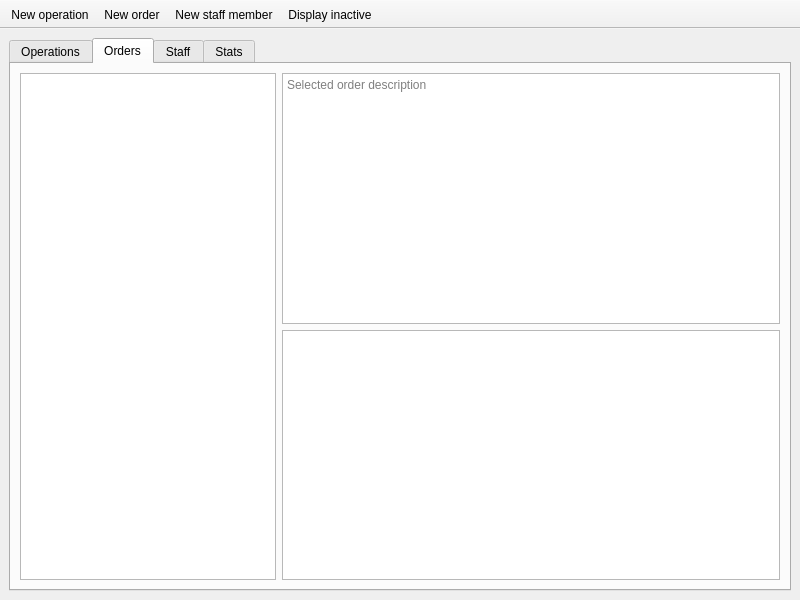
<?xml version="1.0" encoding="UTF-8"?>
<ui version="4.0">
 <class>MainWindow</class>
 <widget class="QMainWindow" name="MainWindow">
  <property name="geometry">
   <rect>
    <x>0</x>
    <y>0</y>
    <width>800</width>
    <height>600</height>
   </rect>
  </property>
  <property name="windowTitle">
   <string>ASU admin</string>
  </property>
  <property name="windowIcon">
   <iconset resource="../mainwindowres.qrc">
    <normaloff>:/MainWindowRes/abacus.png</normaloff>:/MainWindowRes/abacus.png</iconset>
  </property>
  <widget class="QWidget" name="centralwidget">
   <layout class="QGridLayout" name="gridLayout">
    <item row="0" column="0">
     <widget class="QTabWidget" name="tabWidget">
      <property name="currentIndex">
       <number>1</number>
      </property>
      <widget class="QWidget" name="operations">
       <attribute name="title">
        <string>Operations</string>
       </attribute>
       <layout class="QGridLayout" name="gridLayout_3">
        <item row="0" column="1">
         <widget class="QPlainTextEdit" name="operDesc">
          <property name="readOnly">
           <bool>true</bool>
          </property>
          <property name="placeholderText">
           <string>Selected operation description</string>
          </property>
         </widget>
        </item>
        <item row="0" column="0" alignment="Qt::AlignLeft">
         <widget class="QTableView" name="operNames">
          <property name="contextMenuPolicy">
           <enum>Qt::CustomContextMenu</enum>
          </property>
          <property name="editTriggers">
           <set>QAbstractItemView::NoEditTriggers</set>
          </property>
          <property name="showGrid">
           <bool>false</bool>
          </property>
          <attribute name="horizontalHeaderVisible">
           <bool>false</bool>
          </attribute>
          <attribute name="horizontalHeaderHighlightSections">
           <bool>false</bool>
          </attribute>
          <attribute name="verticalHeaderVisible">
           <bool>false</bool>
          </attribute>
          <attribute name="verticalHeaderHighlightSections">
           <bool>false</bool>
          </attribute>
         </widget>
        </item>
       </layout>
      </widget>
      <widget class="QWidget" name="orders">
       <attribute name="title">
        <string>Orders</string>
       </attribute>
       <layout class="QGridLayout" name="gridLayout_4">
        <item row="0" column="1">
         <layout class="QVBoxLayout" name="verticalLayout">
          <item>
           <widget class="QPlainTextEdit" name="orderDesc">
            <property name="readOnly">
             <bool>true</bool>
            </property>
            <property name="placeholderText">
             <string>Selected order description</string>
            </property>
           </widget>
          </item>
          <item>
           <widget class="QTreeView" name="orderAlgo">
            <property name="editTriggers">
             <set>QAbstractItemView::NoEditTriggers</set>
            </property>
            <property name="headerHidden">
             <bool>true</bool>
            </property>
            <attribute name="headerVisible">
             <bool>false</bool>
            </attribute>
           </widget>
          </item>
         </layout>
        </item>
        <item row="0" column="0" alignment="Qt::AlignLeft">
         <widget class="QTableView" name="orderNames">
          <property name="contextMenuPolicy">
           <enum>Qt::CustomContextMenu</enum>
          </property>
          <property name="editTriggers">
           <set>QAbstractItemView::NoEditTriggers</set>
          </property>
          <property name="showGrid">
           <bool>false</bool>
          </property>
          <attribute name="horizontalHeaderVisible">
           <bool>false</bool>
          </attribute>
          <attribute name="horizontalHeaderHighlightSections">
           <bool>false</bool>
          </attribute>
          <attribute name="verticalHeaderVisible">
           <bool>false</bool>
          </attribute>
          <attribute name="verticalHeaderHighlightSections">
           <bool>false</bool>
          </attribute>
         </widget>
        </item>
       </layout>
      </widget>
      <widget class="QWidget" name="staff">
       <attribute name="title">
        <string>Staff</string>
       </attribute>
       <layout class="QGridLayout" name="gridLayout_5">
        <item row="0" column="0">
         <widget class="QTableView" name="staffView">
          <property name="contextMenuPolicy">
           <enum>Qt::CustomContextMenu</enum>
          </property>
          <property name="editTriggers">
           <set>QAbstractItemView::NoEditTriggers</set>
          </property>
         </widget>
        </item>
       </layout>
      </widget>
      <widget class="QWidget" name="stats">
       <attribute name="title">
        <string>Stats</string>
       </attribute>
       <layout class="QGridLayout" name="gridLayout_2">
        <item row="0" column="0">
         <widget class="QTabWidget" name="tabWidget_2"/>
        </item>
       </layout>
      </widget>
     </widget>
    </item>
   </layout>
  </widget>
  <widget class="QToolBar" name="toolBar">
   <property name="windowTitle">
    <string>toolBar</string>
   </property>
   <property name="movable">
    <bool>false</bool>
   </property>
   <attribute name="toolBarArea">
    <enum>TopToolBarArea</enum>
   </attribute>
   <attribute name="toolBarBreak">
    <bool>false</bool>
   </attribute>
   <addaction name="actNewOperation"/>
   <addaction name="actNewOrder"/>
   <addaction name="actNewStaffMember"/>
   <addaction name="actDisplayInactive"/>
  </widget>
  <action name="actNewOperation">
   <property name="icon">
    <iconset resource="../mainwindowres.qrc">
     <normaloff>:/MainWindowRes/new_oper.png</normaloff>:/MainWindowRes/new_oper.png</iconset>
   </property>
   <property name="text">
    <string>New operation</string>
   </property>
   <property name="toolTip">
    <string>add new operation</string>
   </property>
  </action>
  <action name="actNewOrder">
   <property name="icon">
    <iconset resource="../mainwindowres.qrc">
     <normaloff>:/MainWindowRes/new_order.png</normaloff>:/MainWindowRes/new_order.png</iconset>
   </property>
   <property name="text">
    <string>New order</string>
   </property>
   <property name="toolTip">
    <string>add new order</string>
   </property>
  </action>
  <action name="actNewStaffMember">
   <property name="icon">
    <iconset resource="../mainwindowres.qrc">
     <normaloff>:/MainWindowRes/new_staff.png</normaloff>:/MainWindowRes/new_staff.png</iconset>
   </property>
   <property name="text">
    <string>New staff member</string>
   </property>
   <property name="toolTip">
    <string>add new staff member</string>
   </property>
  </action>
  <action name="actEditOperation">
   <property name="icon">
    <iconset resource="../mainwindowres.qrc">
     <normaloff>:/MainWindowRes/edit_oper.png</normaloff>:/MainWindowRes/edit_oper.png</iconset>
   </property>
   <property name="text">
    <string>Edit operation</string>
   </property>
   <property name="toolTip">
    <string>edit selected opeartion</string>
   </property>
  </action>
  <action name="actEditOrder">
   <property name="icon">
    <iconset resource="../mainwindowres.qrc">
     <normaloff>:/MainWindowRes/edit_order.png</normaloff>:/MainWindowRes/edit_order.png</iconset>
   </property>
   <property name="text">
    <string>Edit order</string>
   </property>
   <property name="toolTip">
    <string>edit selected order</string>
   </property>
  </action>
  <action name="actEditStaffMember">
   <property name="icon">
    <iconset resource="../mainwindowres.qrc">
     <normaloff>:/MainWindowRes/edit_staff.png</normaloff>:/MainWindowRes/edit_staff.png</iconset>
   </property>
   <property name="text">
    <string>Edit staff member</string>
   </property>
   <property name="toolTip">
    <string>edit selected staff member</string>
   </property>
  </action>
  <action name="actDeleteOperation">
   <property name="icon">
    <iconset resource="../mainwindowres.qrc">
     <normaloff>:/MainWindowRes/delete_oper.png</normaloff>:/MainWindowRes/delete_oper.png</iconset>
   </property>
   <property name="text">
    <string>Delete operation</string>
   </property>
   <property name="toolTip">
    <string>delete selected operation</string>
   </property>
  </action>
  <action name="actDeleteOrder">
   <property name="icon">
    <iconset resource="../mainwindowres.qrc">
     <normaloff>:/MainWindowRes/delete_order.png</normaloff>:/MainWindowRes/delete_order.png</iconset>
   </property>
   <property name="text">
    <string>Delete Order</string>
   </property>
   <property name="toolTip">
    <string>delete selected order</string>
   </property>
  </action>
  <action name="actDeleteStaffMember">
   <property name="icon">
    <iconset resource="../mainwindowres.qrc">
     <normaloff>:/MainWindowRes/delete_staff.png</normaloff>:/MainWindowRes/delete_staff.png</iconset>
   </property>
   <property name="text">
    <string>Delete staff member</string>
   </property>
   <property name="toolTip">
    <string>delete selected staff member</string>
   </property>
  </action>
  <action name="actDisplayInactive">
   <property name="checkable">
    <bool>true</bool>
   </property>
   <property name="text">
    <string>Display inactive</string>
   </property>
  </action>
 </widget>
 <resources>
  <include location="../mainwindowres.qrc"/>
 </resources>
 <connections/>
</ui>
